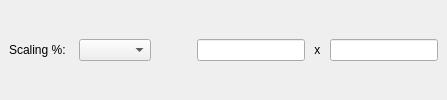
       <widget class="QWidget" name="f_resScaling" native="true">
        <layout class="QHBoxLayout" name="horizontalLayout_38">
         <property name="spacing">
          <number>6</number>
         </property>
         <property name="leftMargin">
          <number>9</number>
         </property>
         <property name="topMargin">
          <number>0</number>
         </property>
         <property name="rightMargin">
          <number>9</number>
         </property>
         <property name="bottomMargin">
          <number>0</number>
         </property>
         <item>
          <widget class="QLabel" name="l_scaling">
           <property name="enabled">
            <bool>true</bool>
           </property>
           <property name="text">
            <string>Scaling %:  </string>
           </property>
          </widget>
         </item>
         <item>
          <widget class="QComboBox" name="cb_scaling"/>
         </item>
         <item>
          <spacer name="horizontalSpacer_39">
           <property name="orientation">
            <enum>Qt::Horizontal</enum>
           </property>
           <property name="sizeHint" stdset="0">
            <size>
             <width>40</width>
             <height>20</height>
            </size>
           </property>
          </spacer>
         </item>
         <item>
          <widget class="QLineEdit" name="e_xRez">
           <property name="sizePolicy">
            <sizepolicy hsizetype="Preferred" vsizetype="Fixed">
             <horstretch>0</horstretch>
             <verstretch>0</verstretch>
            </sizepolicy>
           </property>
           <property name="minimumSize">
            <size>
             <width>50</width>
             <height>0</height>
            </size>
           </property>
           <property name="focusPolicy">
            <enum>Qt::NoFocus</enum>
           </property>
           <property name="acceptDrops">
            <bool>false</bool>
           </property>
           <property name="alignment">
            <set>Qt::AlignCenter</set>
           </property>
           <property name="readOnly">
            <bool>true</bool>
           </property>
          </widget>
         </item>
         <item>
          <widget class="QLabel" name="l_Xtext">
           <property name="text">
            <string> x </string>
           </property>
          </widget>
         </item>
         <item>
          <widget class="QLineEdit" name="e_yRez">
           <property name="sizePolicy">
            <sizepolicy hsizetype="Preferred" vsizetype="Fixed">
             <horstretch>0</horstretch>
             <verstretch>0</verstretch>
            </sizepolicy>
           </property>
           <property name="minimumSize">
            <size>
             <width>50</width>
             <height>0</height>
            </size>
           </property>
           <property name="focusPolicy">
            <enum>Qt::NoFocus</enum>
           </property>
           <property name="acceptDrops">
            <bool>false</bool>
           </property>
           <property name="alignment">
            <set>Qt::AlignCenter</set>
           </property>
           <property name="readOnly">
            <bool>true</bool>
           </property>
          </widget>
         </item>
        </layout>
       </widget>
